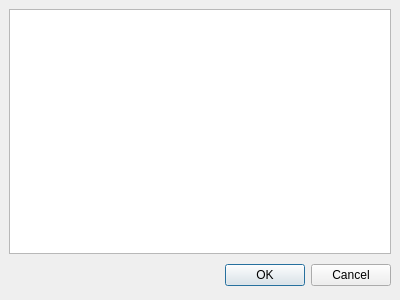
<ui version="4.0" >
 <author></author>
 <comment></comment>
 <exportmacro></exportmacro>
 <class>KeyDialog</class>
 <widget class="QDialog" name="KeyDialog" >
  <property name="geometry" >
   <rect>
    <x>0</x>
    <y>0</y>
    <width>400</width>
    <height>300</height>
   </rect>
  </property>
  <property name="windowTitle" >
   <string>Dialog</string>
  </property>
  <layout class="QVBoxLayout" >
   <property name="margin" >
    <number>9</number>
   </property>
   <property name="spacing" >
    <number>6</number>
   </property>
   <item>
    <widget class="QTextEdit" name="key" >
     <property name="font" >
      <font>
       <family>Courier</family>
       <pointsize>9</pointsize>
       <weight>50</weight>
       <italic>false</italic>
       <bold>false</bold>
       <underline>false</underline>
       <strikeout>false</strikeout>
      </font>
     </property>
     <property name="lineWrapMode" >
      <enum>QTextEdit::NoWrap</enum>
     </property>
    </widget>
   </item>
   <item>
    <layout class="QHBoxLayout" >
     <property name="margin" >
      <number>0</number>
     </property>
     <property name="spacing" >
      <number>6</number>
     </property>
     <item>
      <spacer>
       <property name="orientation" >
        <enum>Qt::Horizontal</enum>
       </property>
       <property name="sizeHint" >
        <size>
         <width>131</width>
         <height>31</height>
        </size>
       </property>
      </spacer>
     </item>
     <item>
      <widget class="QPushButton" name="okButton" >
       <property name="text" >
        <string>OK</string>
       </property>
      </widget>
     </item>
     <item>
      <widget class="QPushButton" name="cancelButton" >
       <property name="text" >
        <string>Cancel</string>
       </property>
      </widget>
     </item>
    </layout>
   </item>
  </layout>
 </widget>
 <pixmapfunction></pixmapfunction>
 <resources/>
 <connections>
  <connection>
   <sender>okButton</sender>
   <signal>clicked()</signal>
   <receiver>KeyDialog</receiver>
   <slot>accept()</slot>
   <hints>
    <hint type="sourcelabel" >
     <x>278</x>
     <y>253</y>
    </hint>
    <hint type="destinationlabel" >
     <x>96</x>
     <y>254</y>
    </hint>
   </hints>
  </connection>
  <connection>
   <sender>cancelButton</sender>
   <signal>clicked()</signal>
   <receiver>KeyDialog</receiver>
   <slot>reject()</slot>
   <hints>
    <hint type="sourcelabel" >
     <x>369</x>
     <y>253</y>
    </hint>
    <hint type="destinationlabel" >
     <x>179</x>
     <y>282</y>
    </hint>
   </hints>
  </connection>
 </connections>
</ui>
